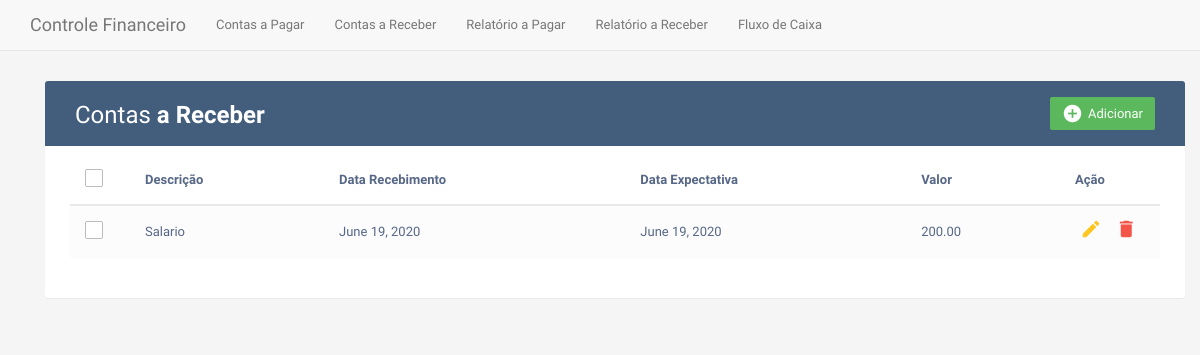
Page /recebimento/listar on the earlier database version.
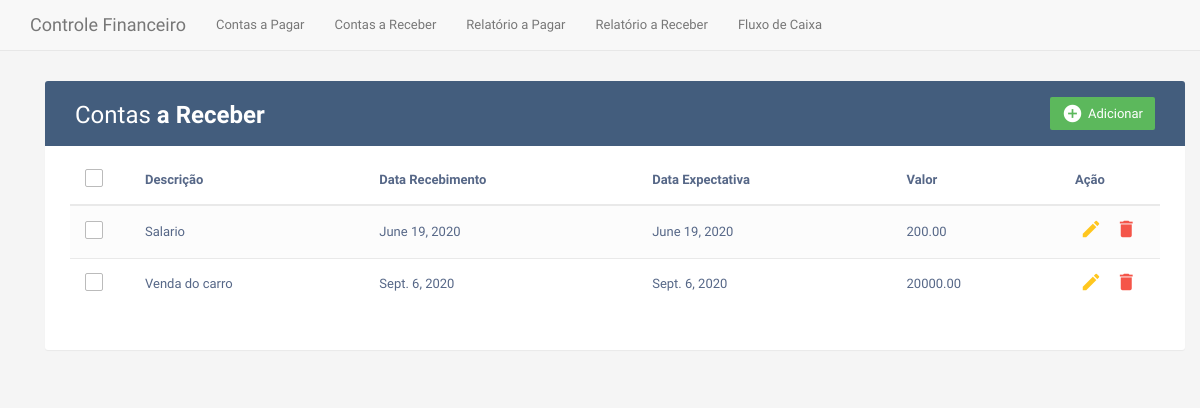
Same page on the later database version.
### contas/models.py (models this page shows, shortened)
class ContasReceber(models.Model):
    descricao = models.CharField(max_length=200)
    valor = models.DecimalField(max_digits=7, decimal_places=2)
    data_expectativa = models.DateField(null = True)
    data_recebimento = models.DateField(null = True)
    dt_criacao = models.DateTimeField(auto_now_add=True)
    CR_CLASSIFICACAO_CHOICES = [
        ('1', 'Serviços Prestados'),
        ('2', 'Salario'),
        ('3', 'Vendas'),
        ('4', 'Outros'),
    ]
    classificacao = models.CharField(
        max_length=4,
        choices=CR_CLASSIFICACAO_CHOICES,
        default=1,
    )
    CR_FORMA_RECEBIMENTO_CHOICES = [
        ('1', 'Dinheiro'),
        ('2', 'Cheque'),
        ('3', 'Cartão Credito'),
        ('4', 'Cartão Debito'),
        ('5', 'Deposito'),
        ('6', 'Vale'),
        ('7', 'Outros'),
    ]
    forma_recebimento = models.CharField(
        max_length=4,
        choices=CR_FORMA_RECEBIMENTO_CHOICES,
        default=1,
    )
    CR_SITUACAO_CHOICES = [
        ('1', 'Recebido'),
        ('2', 'A receber'),
    ]
    situacao = models.CharField(
        max_length=4,
        choices=CR_SITUACAO_CHOICES,
        default=2,
    )
    class Meta:
        verbose_name_plural: 'ContasReceber'

### contas/views/contas_receber.py (the view)
# urls.py: path('recebimento/listar', crv.listar, name="listar_recebimento"),
@csrf_exempt
@require_http_methods(["POST","GET"])
def listar(request):
	data = {}
	data['listaContas'] = ContasReceber.objects.all()
	return render(request, 'contas/contasReceberRead.html', data)

### contas/templates/contas/contasReceberRead.html (shortened to what this page needs)
{% extends 'contas/base.html' %} {% block content %}
<div class="container">
    <div class="table-wrapper">
        <div class="table-title">
            <div class="row">
                <div class="col-sm-6">
                    <h2>Contas <b> a Receber</b></h2>
                </div>
                <div class="col-sm-6">
                    <a href="{% url 'cadastrar_recebimento' %}" class="btn btn-success"><i class="material-icons">&#xE147;</i> <span>Adicionar</span></a>
                </div>
            </div>
        </div>
        <table class="table table-striped table-hover">
            <thead>
                <tr>
                    <th>
                        <span class="custom-checkbox">
                            <label for="selectAll"></label>
                        </span>
                    </th>
                    <th>Descrição</th>
                    <th>Data Recebimento</th>
                    <th>Data Expectativa</th>
                    <th>Valor</th>
                    <th>Ação</th>
                </tr>
            </thead>
            <tbody>
                {% for conta in listaContas %}
                <tr>
                    <td>
                        <span class="custom-checkbox">
                            <label for="checkbox1"></label>
                        </span>
                    </td>
                    <td>{{conta.descricao}}</td>
                    <td>{{conta.data_recebimento}}</td>
                    <td>{{conta.data_expectativa}}</td>
                    <td>{{conta.valor}}</td>
                    <td>
                        <a href="{% url 'atualizar_recebimento' conta.id  %}" class="edit" data-toggle="modal"><i class="material-icons" data-toggle="tooltip" title="Editar">&#xE254;</i></a>
                        <a href="{% url 'excluir_recebimento' conta.id %}" class="delete" data-toggle="modal"><i class="material-icons" data-toggle="tooltip" title="Excluir">&#xE872;</i></a>
                    </td>
                </tr>
                {% endfor %}
            </tbody>
        </table>
    </div>
</div>
{% endblock %}

Differences in the rows shown:
added ContasReceber: descricao "Venda do carro", data_recebimento "Sept. 6, 2020", data_expectativa "Sept. 6, 2020", valor "20000.00"
